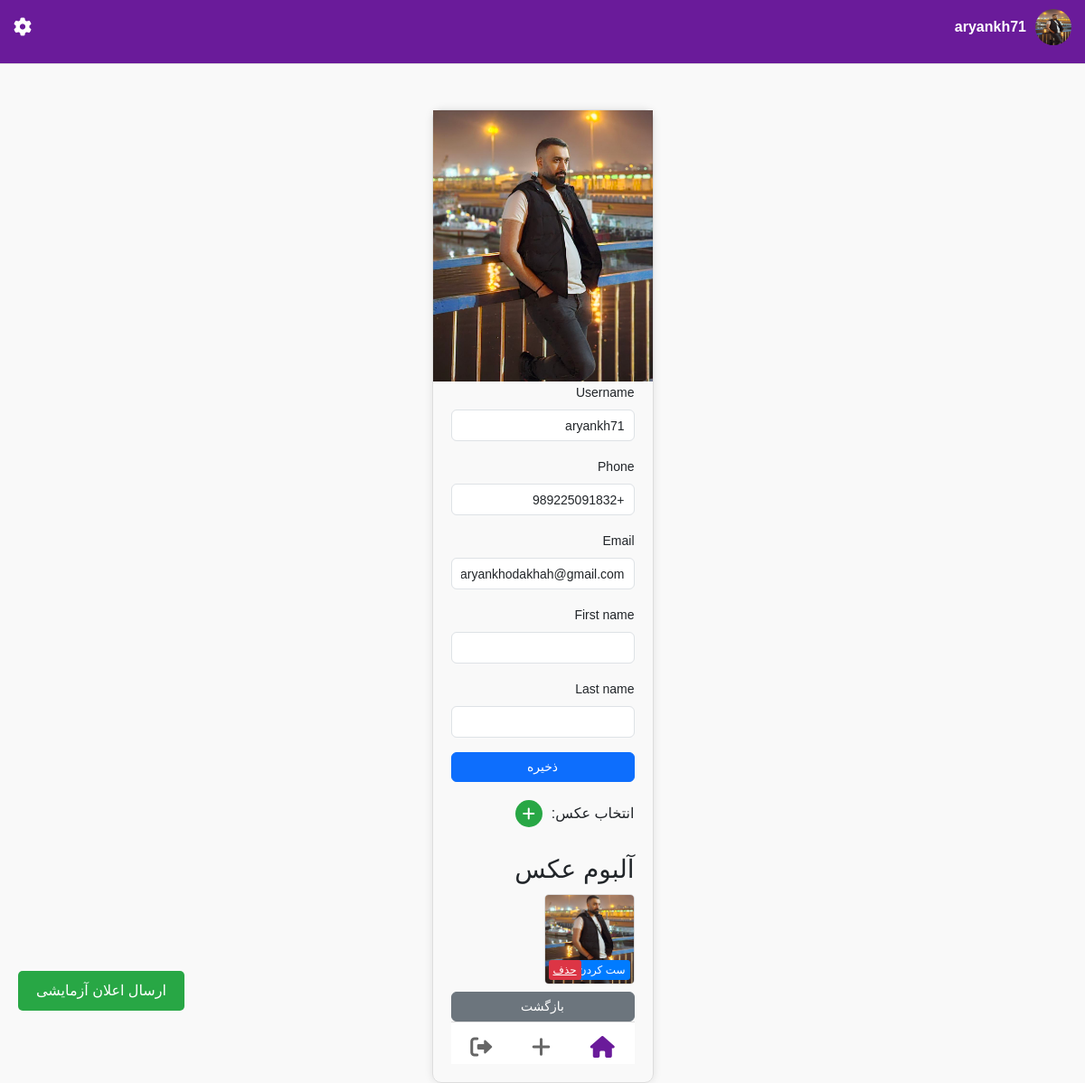
Screenshot of /edit_profile/ (signed in) with the database file from the repository.
### accounts/models.py (models this page shows, shortened)
class User(AbstractUser):
    last_seen = models.DateTimeField(null=True, blank=True)
    phone_regex = RegexValidator(
        regex=r'^\+98[0-9]{10}$',
        message="شماره تلفن باید با +98 شروع شده و شامل ۱۰ رقم بعدی باشد."
    )
    phone = models.CharField(
        max_length=13,
        unique=True,
        validators=[phone_regex],
        help_text="شماره تماس باید به فرمت +989123456789 باشد."
    )
    email_regex = RegexValidator(
        regex=r'^[a-zA-Z][a-zA-Z0-9_.]*@gmail\.com$',
        message="ایمیل باید با حروف انگلیسی شروع شده و دامنه @gmail.com داشته باشد."
    )
    email = models.EmailField(
        unique=True,
        validators=[email_regex],
        blank=True,
        null=True
    )
    username_regex = RegexValidator(
        regex=r'^[a-zA-Z][a-zA-Z0-9_.]*$',
        message="نام کاربری باید با حروف انگلیسی شروع شود و فقط شامل حروف، اعداد، نقطه و آندرلاین باشد."
    )
    username = models.CharField(
        max_length=50,
        unique=True,
        validators=[username_regex],
        blank=True,
        null=True,
        help_text="نام کاربری باید با حروف انگلیسی شروع شده و شامل اعداد، نقطه و آندرلاین باشد."
    )
    profile_photo = models.ImageField(
        upload_to='profile_pics/',
        default='profile_pics/person.png',
        null=True, blank=True,
        help_text="تصویر پروفایل خود را انتخاب کنید"
    )
    groups = models.ManyToManyField(Group, related_name="custom_user_set", blank=True)
    user_permissions = models.ManyToManyField(Permission, related_name="custom_user_permissions_set", blank=True)
    USERNAME_FIELD = 'phone'  # ورود با شماره تلفن
    REQUIRED_FIELDS = ['username', 'email']  # فیلدهای ضروری برای ثبت نام

class AlbumPhoto(models.Model):
    user = models.ForeignKey(settings.AUTH_USER_MODEL, on_delete=models.CASCADE, related_name='album_photo')
    photo = models.ImageField(
        upload_to='album_photos/',
        default='album_photos/person.png',
        validators=[
            FileExtensionValidator(allowed_extensions=['jpg','jpeg','png','gif'])
        ])
    uploaded_at=models.DateTimeField(auto_now_add=True)

### chatbox/views.py (the view)
# urls.py: path('edit_profile/', views.edit_profile, name='edit_profile'),
@login_required
def edit_profile(request):
    if request.method == 'POST':
        print("POST request received for edit_profile")
        print("POST data:", request.POST)
        profile_form = ProfileEditForm(request.POST, instance=request.user)
        print("Profile form valid?", profile_form.is_valid())
        if not profile_form.is_valid():
            print("Profile form errors:", profile_form.errors)
        if profile_form.is_valid():
            profile_form.save()
            messages.success(request, 'پروفایل شما با موفقیت بروزرسانی شد')
            return redirect('edit_profile')
    else:
        profile_form = ProfileEditForm(instance=request.user)
    album_photos = AlbumPhoto.objects.filter(user=request.user)
    return render(request, 'chatbox/edit_profile.html', {
        'profile_form': profile_form,
        'album_photos': album_photos
    })

### accounts/forms.py
class ProfileEditForm(forms.ModelForm):
    class Meta:
        model = User
        fields = ('username', 'phone', 'email', 'first_name', 'last_name', 'profile_photo')

### chatbox/templates/chatbox/edit_profile.html (shortened to what this page needs)
{% extends 'chatbox/base.html' %}
{% load widget_tweaks %}
{% load static %}
{% block extra_head %}
<link href="https://cdn.jsdelivr.net/npm/bootstrap@5.3.0/dist/css/bootstrap.min.css" rel="stylesheet">
<link rel="stylesheet" href="{% static 'chatbox/css/home.css' %}">
<link rel="stylesheet" href="https://cdnjs.cloudflare.com/ajax/libs/font-awesome/6.0.0-beta3/css/all.min.css">
{% endblock %}
{% block content %}
<div class="form-container">
    <div class="profile-photo-container">
        {% if request.user.profile_photo %}
            <img src="{{ request.user.profile_photo.url }}" alt="تصویر پروفایل" class="profile-photo" data-bs-toggle="modal" data-bs-target="#albumModal">
        {% else %}
            <img src="/media/profile_pics/default.jpg" alt="تصویر پیش‌فرض" class="profile-photo" data-bs-toggle="modal" data-bs-target="#albumModal">
        {% endif %}
    </div>
    <form method="post" id="profile-form">
        <div class="mb-3">
            <label for="id_username" class="form-label">{{ profile_form.username.label }}</label>
            {{ profile_form.username|add_class:"form-control" }}
        </div>
        <div class="mb-3">
            <label for="id_phone" class="form-label">{{ profile_form.phone.label }}</label>
            {{ profile_form.phone|add_class:"form-control" }}
        </div>
        <div class="mb-3">
            <label for="id_email" class="form-label">{{ profile_form.email.label }}</label>
            {{ profile_form.email|add_class:"form-control" }}
        </div>
        <div class="mb-3">
            <label for="id_first_name" class="form-label">{{ profile_form.first_name.label }}</label>
            {{ profile_form.first_name|add_class:"form-control" }}
        </div>
        <div class="mb-3">
            <label for="id_last_name" class="form-label">{{ profile_form.last_name.label }}</label>
            {{ profile_form.last_name|add_class:"form-control" }}
        </div>
        <button type="submit" class="btn btn-primary w-100">ذخیره</button>
    </form>
    <div class="upload-container">
        <label>انتخاب عکس:</label>
        <button type="button" class="add-photo-btn trigger-upload" data-input-id="photo-upload" title="آپلود عکس">
            <i class="fas fa-plus"></i>
        </button>
    </div>
    <div class="album-section">
        <h3>آلبوم عکس</h3>
        <div class="album-gallery" id="album-gallery">
            {% if album_photos %}
                {% for photo in album_photos %}
                    <div class="album-photo-container" data-photo-id="{{ photo.id }}">
                        <img src="{{ photo.photo.url }}" alt="عکس آلبوم" class="album-photo" data-bs-toggle="modal" data-bs-target="#photoModal" data-img-url="{{ photo.photo.url }}">
                        <button class="set-profile-btn" data-photo-id="{{ photo.id }}">ست کردن</button>
                        <a href="{% url 'delete_album_photo' photo.id %}" class="delete-photo-btn" onclick="return confirm('آیا مطمئن هستید که می‌خواهید این عکس را حذف کنید؟')">حذف</a>
                    </div>
                {% endfor %}
            {% else %}
                <p>هنوز عکسی آپلود نشده است.</p>
            {% endif %}
        </div>
    </div>
    <a href="{% url 'home' %}" class="btn btn-secondary w-100 mt-2">بازگشت</a>
    <div class="bottom-nav">
        <a href="{% url 'home' %}" class="active"><i class="fas fa-home"></i></a>
        <a href="#" id="toggle-modal"><i class="fas fa-plus"></i></a>
        <a href="{% url 'logout' %}"><i class="fas fa-sign-out-alt"></i></a>
    </div>
</div>
{% endblock %}

### chatbox/templates/chatbox/base.html (shortened to what this page needs)
{% load static %}
<!DOCTYPE html>
<html lang="fa">
<head>
    <link rel="stylesheet" href="https://cdnjs.cloudflare.com/ajax/libs/font-awesome/6.4.0/css/all.min.css">
    {% block extra_head %}{% endblock %}
</head>
<body>
    <div class="header">
        <div class="profile-section">
            <a href="{% url 'edit_profile' %}" class="profile-link">
                <img src="{{ user.profile_photo.url|default:'/static/chatbox/img/person.png' }}" alt="Profile Avatar" class="header-profile-photo">
                <span class="profile-name">{{ request.user.username }}</span>
            </a>
            <a href="{% url 'settings' %}" class="settings-icon" title="تنظیمات">
                <i class="fas fa-cog"></i>
            </a>
        </div>
    </div>
    {% block content %}
    {% endblock %}
    {% if request.user.is_superuser %}
        <button class="test-notification-btn" onclick="sendTestNotification()">ارسال اعلان آزمایشی</button>
    {% endif %}
</body>
</html>

### static/chatbox/css/home.css (style rules this page uses)
body { margin: 0; padding: 0; background: #f9f9f9; font-family: Arial, sans-serif; }
.bottom-nav { display: flex; justify-content: space-around; background: white; padding: 10px 0; border-top: 1px solid #ddd; position: sticky; bottom: 0; z-index: 10; padding-bottom: env(safe-area-inset-bottom); flex-shrink: 0; }
.bottom-nav a { color: #666; font-size: 24px; text-decoration: none; transition: color 0.3s ease; }
.bottom-nav a.active { color: #6a1b9a; }

### chatbox/templates/chatbox/base.html (style rules this page uses)
body { font-family: Arial, sans-serif; margin: 0; padding: 0; background-color: #f9f9f9; direction: rtl; height: 100vh; display: flex; flex-direction: column; padding-top: env(safe-area-inset-top); padding-bottom: env(safe-area-inset-bottom); padding-left: env(safe-area-inset-left); padding-right: env(safe-area-inset-right); }
.header { background: #6a1b9a; padding: 10px 15px; border-bottom: 1px solid #ddd; position: sticky; top: 0; z-index: 10; color: white; }
.profile-section { display: flex; align-items: center; justify-content: space-between; margin-bottom: 10px; }
.profile-link { display: flex; align-items: center; text-decoration: none; color: white; }
.header-profile-photo { width: 40px; height: 40px; border-radius: 50%; margin-left: 10px; }
.profile-name { font-size: 16px; font-weight: bold; }
.settings-icon { font-size: 20px; color: white; text-decoration: none; transition: transform 0.3s ease; }
.test-notification-btn { position: fixed; bottom: 80px; left: 20px; padding: 10px 20px; background: #28a745; color: white; border: none; border-radius: 5px; cursor: pointer; z-index: 1000; }
.bottom-nav { position: fixed; bottom: 0; width: 100%; z-index: 999; }

### chatbox/templates/chatbox/edit_profile.html (style rules this page uses)
.form-container { max-width: 1000px; margin: 50px auto; padding: 20px; border: 1px solid #ddd; border-radius: 10px; box-shadow: 0 0 10px rgba(0,0,0,0.1); }
.profile-photo-container { margin: -20px -20px 0 -20px !important; padding: 0 !important; width: calc(100% + 40px) !important; }
.profile-photo { width: 100%; height: 300px; object-fit: cover; border-radius: 0; border: none; display: block; cursor: pointer; }
.upload-container { display: flex; align-items: center; gap: 10px; margin: 20px 0; }
.add-photo-btn { background: #28a745; color: white; border: none; border-radius: 50%; width: 30px; height: 30px; display: flex; align-items: center; justify-content: center; cursor: pointer; position: relative; }
.album-section { margin-top: 30px; }
.album-gallery { display: flex; flex-wrap: wrap; gap: 10px; margin-top: 10px; }
.album-photo { width: 100px; height: 100px; object-fit: cover; border-radius: 5px; border: 1px solid #ddd; cursor: pointer; }
.album-photo-container { position: relative; display: inline-block; }
.set-profile-btn, .delete-photo-btn { position: absolute; bottom: 5px; border: none; border-radius: 3px; padding: 2px 5px; font-size: 12px; cursor: pointer; }
.set-profile-btn { right: 5px; background: #007bff; color: white; }
.delete-photo-btn { left: 5px; background: #dc3545; color: white; }
.form-label { font-size: 14px; }
.form-control { font-size: 14px; padding: 5px 10px; height: 35px; }
.btn { font-size: 14px; padding: 5px 10px; }

### rows the page displays
User: profile_photo (picture), user.username "aryankh71", user.profile_photo (picture), username "aryankh71", phone "+989225091832", email "aryankhodakhah@gmail.com"
AlbumPhoto: photo (picture)

### other values shown
{{ profile_form.username.label }} "Username"
{{ profile_form.phone.label }} "Phone"
{{ profile_form.email.label }} "Email"
{{ profile_form.first_name.label }} "First name"
{{ profile_form.last_name.label }} "Last name"
